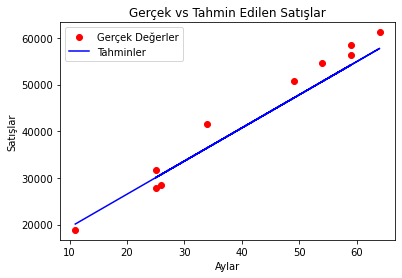

Source code (Python):
"""
 ctrl+ı : definition açılır.
"""
#1.kutuphaneler
import numpy as np
import matplotlib.pyplot as plt
import pandas as pd

#2.veri onisleme

#2.1. Veri Yukleme
veriler = pd.read_csv('satislar.csv')

# Veri Setini Bolme (Bagimsiz ve Bagimli Degiskenler)
aylar = veriler[['Aylar']] #aylar bagimsiz degisken
#test
print(aylar)

satislar = veriler[['Satislar']] #bagimli degisken
print(satislar)

#verilerin egitim ve test icin bolunmesi
from sklearn.model_selection import train_test_split
x_train, x_test,y_train,y_test = train_test_split(aylar,satislar,test_size=0.33, random_state=0)

#verilerin olceklenmesi
from sklearn.preprocessing import StandardScaler

sc_X = StandardScaler()
x_train_scaled = sc_X.fit_transform(x_train)
x_test_scaled = sc_X.transform(x_test)

# Bağımlı değişken için StandardScaler kullanmaya gerek yok!
# Çünkü Linear Regression ölçek bağımsız çalışabilir.

"""
X_train = sc.fit_transform(x_train)
X_test = sc.transform(x_test)
Y_train = sc.fit_transform(y_train)
Y_test = sc.fit_transform(y_test)
"""

# model inşası (linear regression)
from sklearn.linear_model import LinearRegression
lr = LinearRegression()
lr.fit(x_train,y_train) # Model eğitimde ölçeklenmemiş x_train ve y_train kullanmalı

"""
    X_train'den Y_train'i ogrendi.
    X_test'den kendi tahmin sonuclarını cikardi.
    Y_test herhangi bir sekilde sisteme dahil edilmedi.
"""

# Tahmin Yapma (Dikkat: X_test yerine x_test kullanılmalı!)
tahmin = lr.predict(x_test)

# Tahminleri Yazdır
print("Gerçek Değerler:\n", y_test.values)
print("Tahmin Edilen Değerler:\n", tahmin)

# Gerçek ve Tahmin Edilen Değerleri Grafik Üzerinde Gösterme
plt.scatter(x_test, y_test, color="red", label="Gerçek Değerler")  # Gerçek satışlar (Test seti)
plt.plot(x_test, tahmin, color="blue", label="Tahminler")  # Modelin tahmini
plt.xlabel("Aylar")
plt.ylabel("Satışlar")
plt.title("Gerçek vs Tahmin Edilen Satışlar")
plt.legend()
plt.show()
